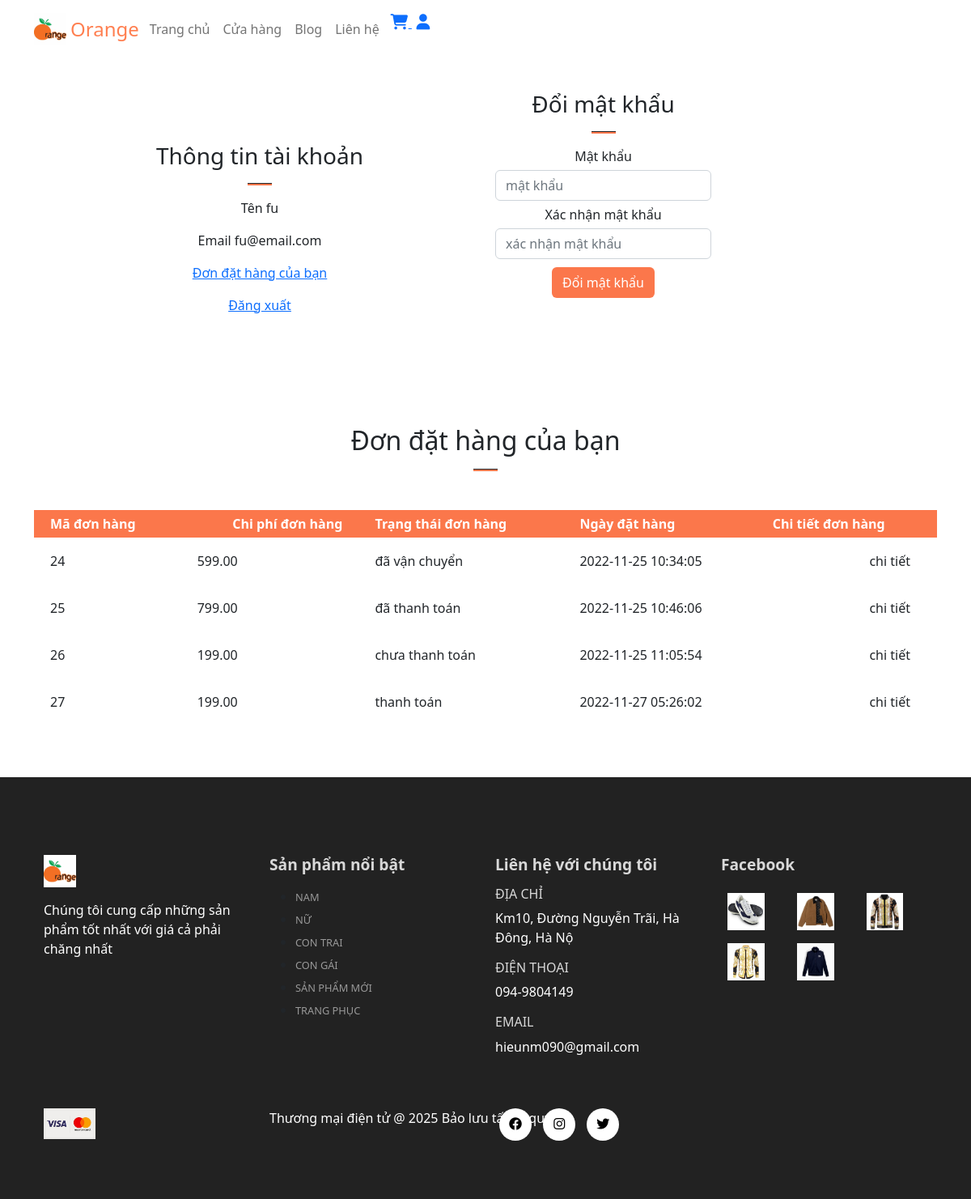
The app's page /account.php (signed in) with its own data.
### tables this page shows
CREATE TABLE IF NOT EXISTS `orders` (
  `order_id` int(11) NOT NULL AUTO_INCREMENT,
  `order_cost` decimal(6,2) NOT NULL,
  `order_status` varchar(100) NOT NULL DEFAULT 'on_hold',
  `user_id` int(11) NOT NULL,
  `user_phone` int(11) NOT NULL,
  `user_city` varchar(255) NOT NULL,
  `user_address` varchar(255) NOT NULL,
  `order_date` datetime NOT NULL DEFAULT CURRENT_TIMESTAMP,
  PRIMARY KEY (`order_id`)
);

### account.php (the view, shortened to what this page needs)
<?php include('layouts/header.php');?>
<?php
    include('server/connection.php');
    if (isset($_SESSION['logged_in'])) {
        $user_id = $_SESSION['user_id'];
        $stmt = $conn->prepare("SELECT * FROM orders WHERE user_id =? ");
        $stmt->bind_param('i',$user_id);
        $stmt->execute();
        $orders = $stmt->get_result();
    }
?>
    <section class="my-5 py-5">
        <div class="row container mx-auto">
            <div class="text-center mt-3 pt-5 col-lg-6 col-md-12 col-sm-12">
                <h3 class="font-weight-bold">Thông tin tài khoản</h3>
                <hr class="mx-auto">
                <div class="account-info">
                    <p>Tên <span><?php if(isset($_SESSION['user_name'])){echo $_SESSION['user_name'];} ?></span></p>
                    <p>Email <span><?php if(isset($_SESSION['user_email'])){echo $_SESSION['user_email'];} ?></span></p>
                    <p><a href="#orders" id="order-btn">Đơn đặt hàng của bạn</a></p>
                    <p><a href="account.php?logout=1" id="logout-btn">Đăng xuất</a></p>
                </div>
            </div>
            <div class="col-lg-6 col-md-12 col-sm-12">
                <form action="account.php" id="account-form" method="POST">
                    <h3>Đổi mật khẩu</h3>
                    <hr class="mx-auto">
                    <div class="form-group">
                        <label for="">Mật khẩu</label>
                        <input type="password" class="form-control" id="account-password" placeholder="mật khẩu" name="password" required>
                    </div>
                    <div class="form-group">
                        <label for="">Xác nhận mật khẩu</label>
                        <input type="password" class="form-control" id="account-password-confirm" placeholder="xác nhận mật khẩu" name="confirmPassword" required>
                    </div>
                    <div class="form-group">
                        <input type="submit" value="Đổi mật khẩu" class="btn" id="change-pass-btn" name="change_password">
                    </div>
                </form>
            </div>
        </div>
    </section>
    <section id="orders" class="orders container my-5 py-3">
        <div class="container mt-2">
            <h2 class="font-weight-bolder text-center">Đơn đặt hàng của bạn</h2>
            <hr class="mx-auto">
        </div>
        <table class="mt-5 pt-5">
            <tr>
                <th>Mã đơn hàng</th>
                <th>Chi phí đơn hàng</th>
                <th>Trạng thái đơn hàng</th>
                 <th>Ngày đặt hàng</th>
                <th>Chi tiết đơn hàng</th>
            </tr>
            <?php while($row = $orders->fetch_assoc()) {?>
                    <tr>
                        <td>
                            <span><?php echo $row['order_id'];?></span>
                        </td>
                        <td>
                            <span><?php echo $row['order_cost'];?></span>
                        </td>
                        <td>
                            <span><?php echo $row['order_status'];?></span>
                        </td>
                        <td>
                            <span><?php echo $row['order_date'];?></span>
                        </td>
                        <td>
                        <form action="order_details.php" method="POST">
                                <input type="submit" class="btn order-details-btn" value="chi tiết" name="order_details_btn">
                            </form>
                        </td>
                    </tr>
            <?php }?>
        </table>
    </section>
    <?php include('layouts/footer.php');?>

### assets/css/style.css (style rules this page uses)
* { margin: 0; padding: 0; box-sizing: border-box; }
body { font-family:'Poppins',sans-serif ; }
h2 { font-size: 1.8rem; font-weight: 600; }
h3 { font-size: 1.5rem; font-weight: 800; }
hr { width: 30px; height: 3px !important; opacity: 1 !important; background-color: #fb774b; }
td:last-child { text-align: right; }
th:last-child { text-align: right; }
#account-form { width: 50%; margin: 35px aut; text-align: center; padding: 2 0px; }
#account-form input { margin:5px auto; }
#account-form #change-pass-btn { color: #fff; background-color: #fb774b; }
.orders table { width: 100%; border-collapse: collapse; }
.orders th { padding: 5px 20px; color:#fff; background-color: #fb774b; text-align: left; }
.orders th:nth-child(2) { text-align: right; }
.orders td { padding: 10px 20px; }

### records on screen
orders: order_id "24", order_cost "599.00", order_status "đã vận chuyển", order_date "2022-11-25 10:34:05"
orders: order_id "25", order_cost "799.00", order_status "đã thanh toán", order_date "2022-11-25 10:46:06"
orders: order_id "26", order_cost "199.00", order_status "chưa thanh toán", order_date "2022-11-25 11:05:54"
orders: order_id "27", order_cost "199.00", order_status "thanh toán", order_date "2022-11-27 05:26:02"

### other values on screen
$_SESSION['user_name'] "fu"
$_SESSION['user_email'] "fu@email.com"
